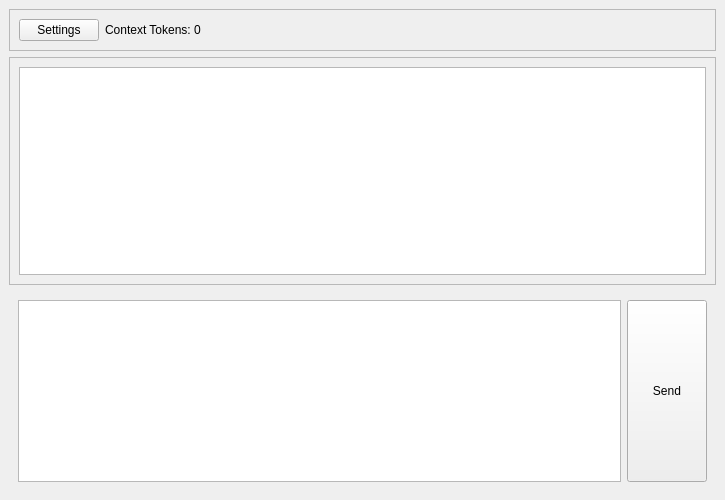
<?xml version="1.0" encoding="UTF-8"?>
<ui version="4.0">
 <class>MainWindow</class>
 <widget class="QMainWindow" name="MainWindow">
  <property name="geometry">
   <rect>
    <x>0</x>
    <y>0</y>
    <width>725</width>
    <height>500</height>
   </rect>
  </property>
  <property name="maximumSize">
   <size>
    <width>16777215</width>
    <height>16777215</height>
   </size>
  </property>
  <property name="windowTitle">
   <string>MainWindow</string>
  </property>
  <property name="documentMode">
   <bool>false</bool>
  </property>
  <property name="tabShape">
   <enum>QTabWidget::Rounded</enum>
  </property>
  <widget class="QWidget" name="centralwidget">
   <layout class="QVBoxLayout" name="verticalLayout_2">
    <item>
     <widget class="QFrame" name="frame_bar">
      <property name="sizePolicy">
       <sizepolicy hsizetype="Preferred" vsizetype="Maximum">
        <horstretch>0</horstretch>
        <verstretch>0</verstretch>
       </sizepolicy>
      </property>
      <property name="minimumSize">
       <size>
        <width>0</width>
        <height>0</height>
       </size>
      </property>
      <property name="frameShape">
       <enum>QFrame::StyledPanel</enum>
      </property>
      <property name="frameShadow">
       <enum>QFrame::Raised</enum>
      </property>
      <layout class="QHBoxLayout" name="horizontalLayout_2">
       <item>
        <widget class="QPushButton" name="settingsButton">
         <property name="text">
          <string>Settings</string>
         </property>
        </widget>
       </item>
       <item>
        <widget class="QLabel" name="tokenCount">
         <property name="text">
          <string>Context Tokens: 0</string>
         </property>
        </widget>
       </item>
       <item>
        <spacer name="horizontalSpacer">
         <property name="orientation">
          <enum>Qt::Horizontal</enum>
         </property>
         <property name="sizeHint" stdset="0">
          <size>
           <width>40</width>
           <height>20</height>
          </size>
         </property>
        </spacer>
       </item>
      </layout>
     </widget>
    </item>
    <item>
     <widget class="QFrame" name="frame_cHist">
      <property name="sizePolicy">
       <sizepolicy hsizetype="Preferred" vsizetype="Minimum">
        <horstretch>0</horstretch>
        <verstretch>0</verstretch>
       </sizepolicy>
      </property>
      <property name="minimumSize">
       <size>
        <width>0</width>
        <height>150</height>
       </size>
      </property>
      <property name="maximumSize">
       <size>
        <width>16777215</width>
        <height>16777215</height>
       </size>
      </property>
      <property name="sizeIncrement">
       <size>
        <width>0</width>
        <height>0</height>
       </size>
      </property>
      <property name="frameShape">
       <enum>QFrame::StyledPanel</enum>
      </property>
      <property name="frameShadow">
       <enum>QFrame::Raised</enum>
      </property>
      <layout class="QHBoxLayout" name="horizontalLayout_3">
       <item>
        <widget class="QTextEdit" name="chatHistory">
         <property name="sizePolicy">
          <sizepolicy hsizetype="Expanding" vsizetype="Expanding">
           <horstretch>0</horstretch>
           <verstretch>0</verstretch>
          </sizepolicy>
         </property>
         <property name="minimumSize">
          <size>
           <width>0</width>
           <height>0</height>
          </size>
         </property>
         <property name="frameShadow">
          <enum>QFrame::Raised</enum>
         </property>
         <property name="lineWidth">
          <number>2</number>
         </property>
         <property name="midLineWidth">
          <number>0</number>
         </property>
         <property name="readOnly">
          <bool>true</bool>
         </property>
        </widget>
       </item>
      </layout>
     </widget>
    </item>
    <item>
     <widget class="QWidget" name="userInputs" native="true">
      <property name="sizePolicy">
       <sizepolicy hsizetype="Preferred" vsizetype="MinimumExpanding">
        <horstretch>0</horstretch>
        <verstretch>0</verstretch>
       </sizepolicy>
      </property>
      <property name="minimumSize">
       <size>
        <width>0</width>
        <height>0</height>
       </size>
      </property>
      <property name="maximumSize">
       <size>
        <width>16777215</width>
        <height>200</height>
       </size>
      </property>
      <layout class="QHBoxLayout" name="horizontalLayout">
       <item>
        <widget class="QTextEdit" name="userText">
         <property name="sizePolicy">
          <sizepolicy hsizetype="Expanding" vsizetype="Expanding">
           <horstretch>0</horstretch>
           <verstretch>0</verstretch>
          </sizepolicy>
         </property>
         <property name="minimumSize">
          <size>
           <width>0</width>
           <height>0</height>
          </size>
         </property>
         <property name="maximumSize">
          <size>
           <width>16777215</width>
           <height>16777215</height>
          </size>
         </property>
         <property name="frameShadow">
          <enum>QFrame::Sunken</enum>
         </property>
         <property name="verticalScrollBarPolicy">
          <enum>Qt::ScrollBarAsNeeded</enum>
         </property>
         <property name="sizeAdjustPolicy">
          <enum>QAbstractScrollArea::AdjustToContents</enum>
         </property>
         <property name="autoFormatting">
          <set>QTextEdit::AutoNone</set>
         </property>
         <property name="lineWrapMode">
          <enum>QTextEdit::WidgetWidth</enum>
         </property>
         <property name="lineWrapColumnOrWidth">
          <number>0</number>
         </property>
        </widget>
       </item>
       <item>
        <widget class="QPushButton" name="sendButton">
         <property name="sizePolicy">
          <sizepolicy hsizetype="Minimum" vsizetype="Expanding">
           <horstretch>0</horstretch>
           <verstretch>0</verstretch>
          </sizepolicy>
         </property>
         <property name="minimumSize">
          <size>
           <width>75</width>
           <height>0</height>
          </size>
         </property>
         <property name="maximumSize">
          <size>
           <width>16777215</width>
           <height>16777215</height>
          </size>
         </property>
         <property name="text">
          <string>Send</string>
         </property>
         <property name="flat">
          <bool>false</bool>
         </property>
        </widget>
       </item>
      </layout>
     </widget>
    </item>
   </layout>
  </widget>
 </widget>
 <resources/>
 <connections/>
</ui>
